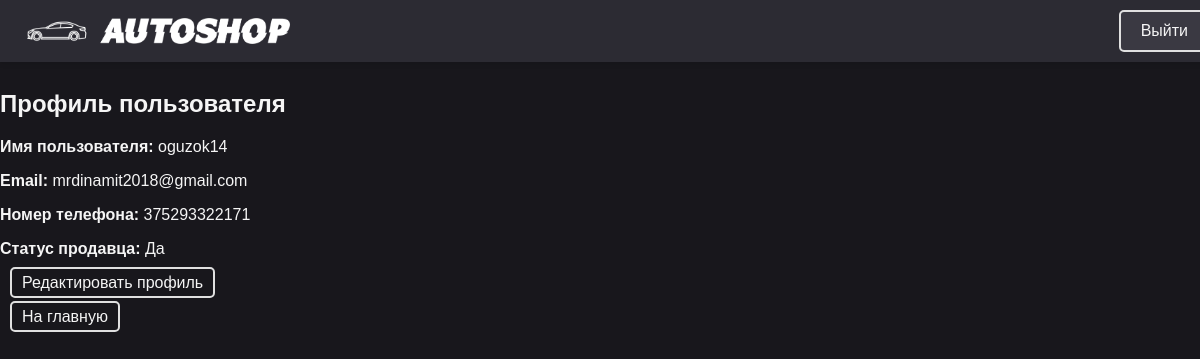
Page /accounts/profile/ (signed in) on the earlier database version.
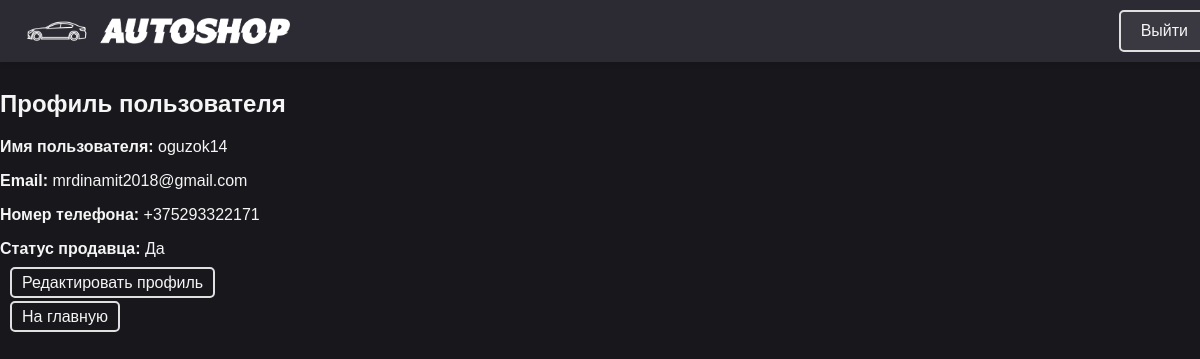
Same page on the later database version.
### buycars/models.py (models this page shows, shortened)
class Profile(AbstractUser):
    phone = models.CharField(max_length=15, verbose_name='Номер телефона', blank=True)
    is_seller = models.BooleanField(default=False, verbose_name='Продавец?')
    class Meta:
        verbose_name_plural = 'Пользователи'
        verbose_name = 'Пользователь'

### common/views.py (the view)
# urls.py: path('profile/', profile, name='profile'),
@login_required
def profile(request):
    return render(request, 'registration/profile.html', {'profile': request.user})

### common/templates/registration/profile.html
{% extends "registration/base.html" %}
{% block content %}
<h2>Профиль пользователя</h2>
<p><strong>Имя пользователя:</strong> {{ profile.username }}</p>
<p><strong>Email:</strong> {{ profile.email }}</p>
<p><strong>Номер телефона:</strong> {{ profile.phone }}</p>
<p><strong>Статус продавца:</strong> {{ profile.is_seller|yesno:"Да,Нет" }}</p>
<a href="{% url 'edit_profile' %}">Редактировать профиль</a>
<p><a href="{% url 'buycars:index_page' %}">На главную</a></p>
{% endblock %}

Differences in the rows shown:
changed Profile "oguzok14": phone "375293322171" → "+375293322171"
